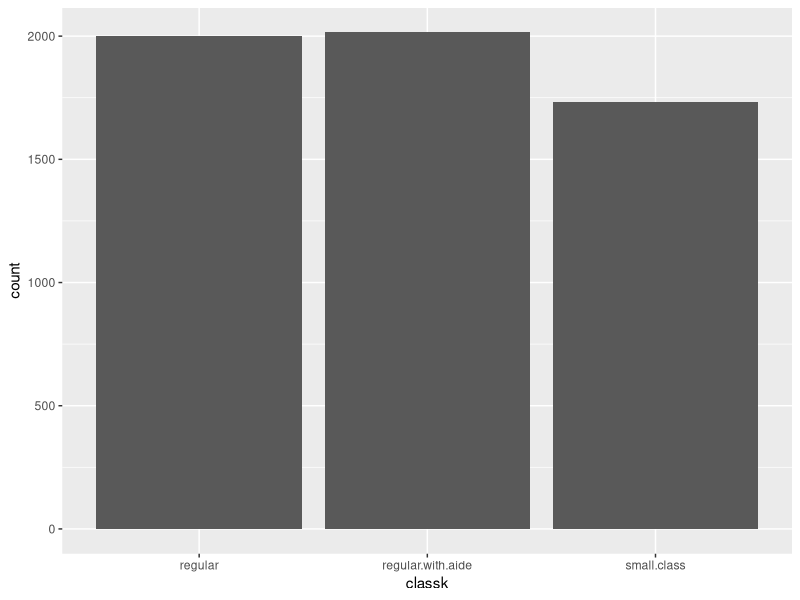
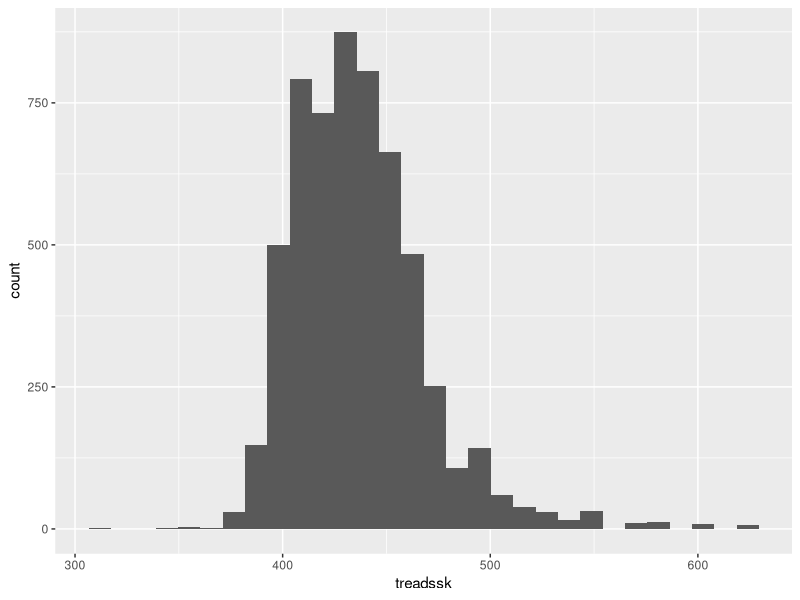
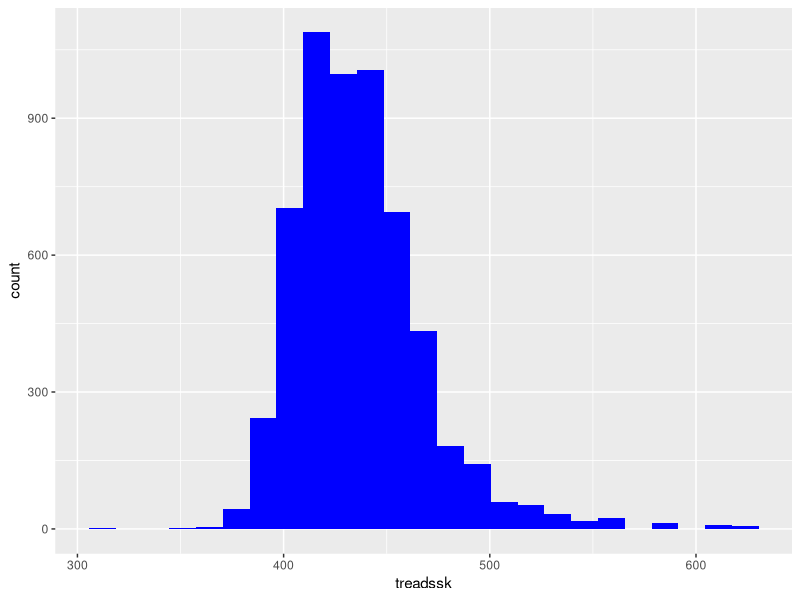
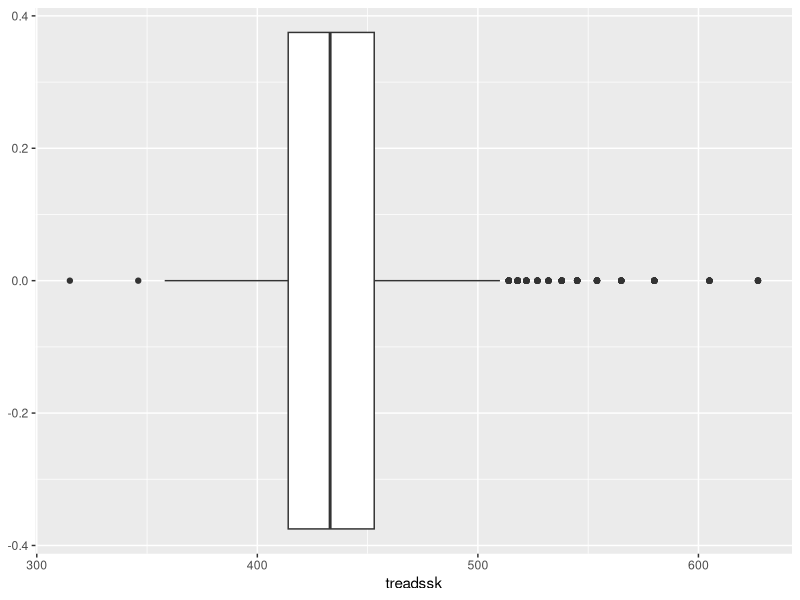
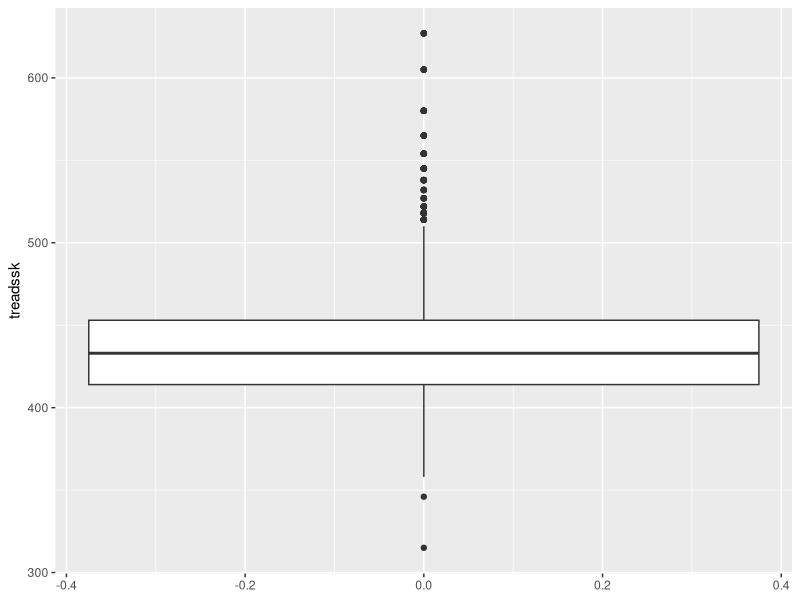
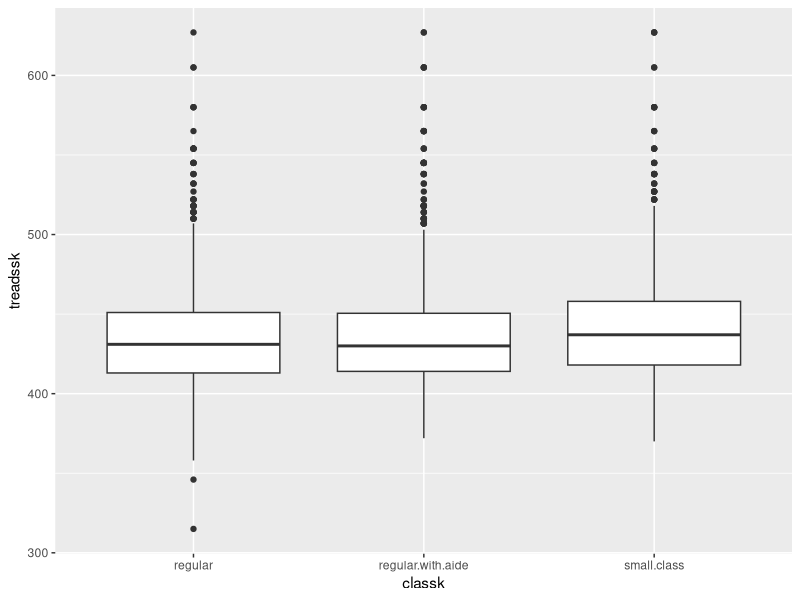
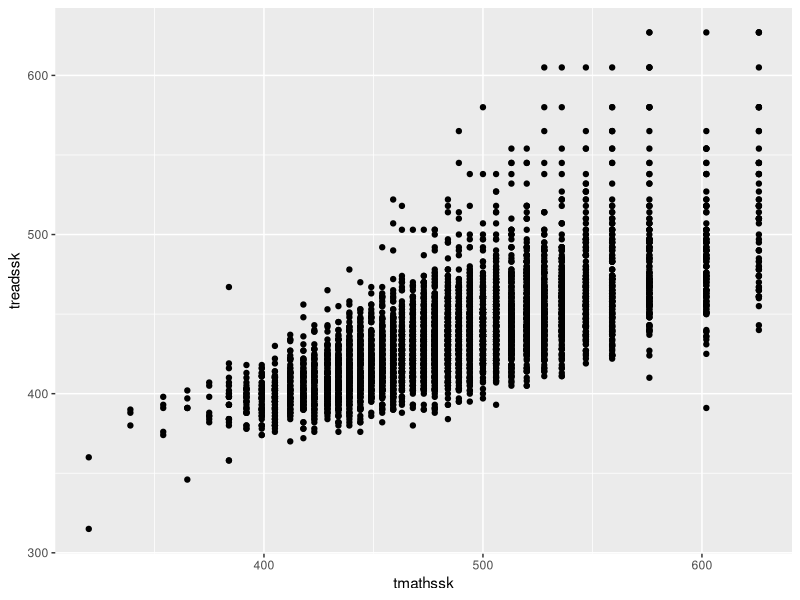
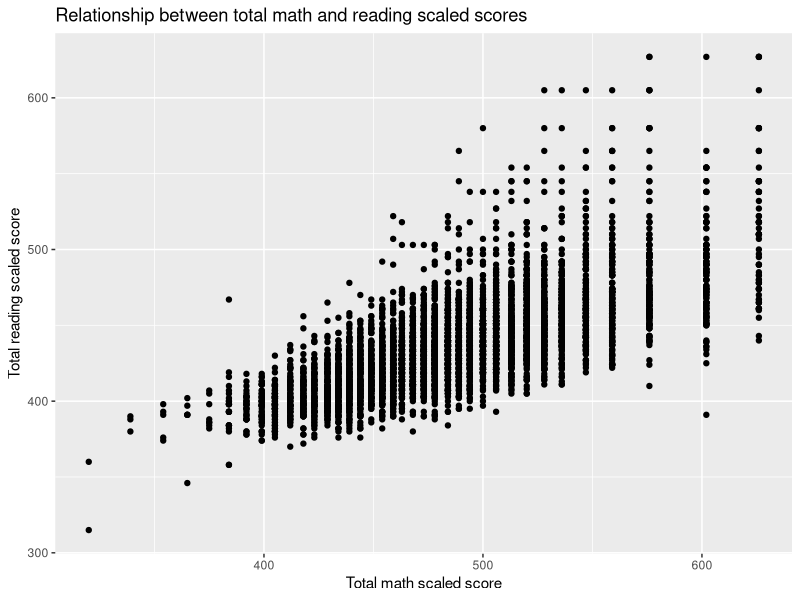

Recreate these plots in R, in order.
library(tidyverse)
library(readxl)


star <- read_excel("datasets/star/star.xlsx")
head(star)

# Select given columns from star
select(star, tmathssk,treadssk,schidkn)


star_selected <- select(star, tmathssk,treadssk,schidkn)
head(star_selected)




select(star, -tmathssk, -treadssk, -schidkn)


select(star, -c(tmathssk, treadssk, schidkn))

# Select all columns between tmathssk and totexpk;
# Re-assign results back to star
star <- select(star, tmathssk:totexpk)
head(star)

# Calculate total score, months of experience
mutate(star, score_ttl = tmathssk+treadssk, months_exp = totexpk*12)

# Rename tmathssk and treadssk as 
# math_score and reading_score, respectively 
rename(star, math_score=tmathssk, reading_score=treadssk)

# Sort
arrange(star, classk)

# Filter
filter(star, classk == 'small.class')
filter(star, treadssk >= 500)
filter(star, classk == 'small.class' & treadssk >= 500)


# Group by 
star_grouped <- group_by(star, classk)
head(star_grouped)

# Average math score by class size
summarize(star_grouped, avg_math = mean(tmathssk))


?summarise
# Read in our data sets
star <- read_excel('datasets/star/star.xlsx')
head(star)
districts <- read_csv('datasets/star/districts.csv')
head(districts)

# Left outer join star on districts
left_join(star, districts)


# Get the average reading score
# by class type, sorted high to low 

star_grouped <- group_by(star, classk)
star_avg_reading <- summarize(star_grouped, avg_reading = mean(treadssk))
star_avg_reading_sorted <- arrange(star_avg_reading, desc(avg_reading))
star_avg_reading_sorted  

# Piping %>% 
# Get the average reading score
# by class type, sorted high to low 

star %>% 
  group_by(classk) %>% 
  summarise(avg_reading = mean(treadssk)) %>% 
  arrange(desc(avg_reading))

# Average math and reading score
# for each school district
star %>% 
  group_by(schidkn) %>% 
  summarise(avg_read = mean(treadssk), avg_math = mean(tmathssk)) %>% 
  arrange(schidkn) %>% 
  head()


# Set up 
star_pivot <- star %>% 
                select(c(schidkn, treadssk, tmathssk)) %>% 
                mutate(id = row_number())



star_long <- star %>% 
                pivot_longer(cols = c(tmathssk, treadssk),
                             values_to = 'score', names_to = 'test_type')

head(star_long)


# Rename tmathssk and treadssk as math and reading
star_long <- star_long %>%
  mutate(test_type = recode(test_type, 
                            'tmathssk' = 'math', 'treadssk' = 'reading')) 

distinct(star_long, test_type)

star_wide <- star_long %>% 
                pivot_wider(values_from = 'score', names_from = 'test_type') 


head(star_wide)

# Count plot
ggplot(data=star,aes(x=classk))+
  geom_bar()

# Histogram
ggplot(data=star,aes(x=treadssk))+
  geom_histogram()



ggplot(data = star, aes(x = treadssk))+
  geom_histogram(bins = 25, fill = 'blue')


# Boxplot
ggplot(data=star,aes(x=treadssk))+
  geom_boxplot()


# "Flipped" boxplot
ggplot(data = star, aes(y = treadssk))+
  geom_boxplot()



# Grouped boxplot
ggplot(data = star, aes(x = classk,y = treadssk))+
  geom_boxplot()

# Scatterplot
ggplot(data=star,aes(x=tmathssk,y=treadssk))+
  geom_point()

# Scatterplot with custom axis labels and title
ggplot(data=star,aes(x=tmathssk,y=treadssk))+
  geom_point() + 
  xlab('Total math scaled score') + ylab('Total reading scaled score')+
  ggtitle('Relationship between total math and reading scaled scores')



